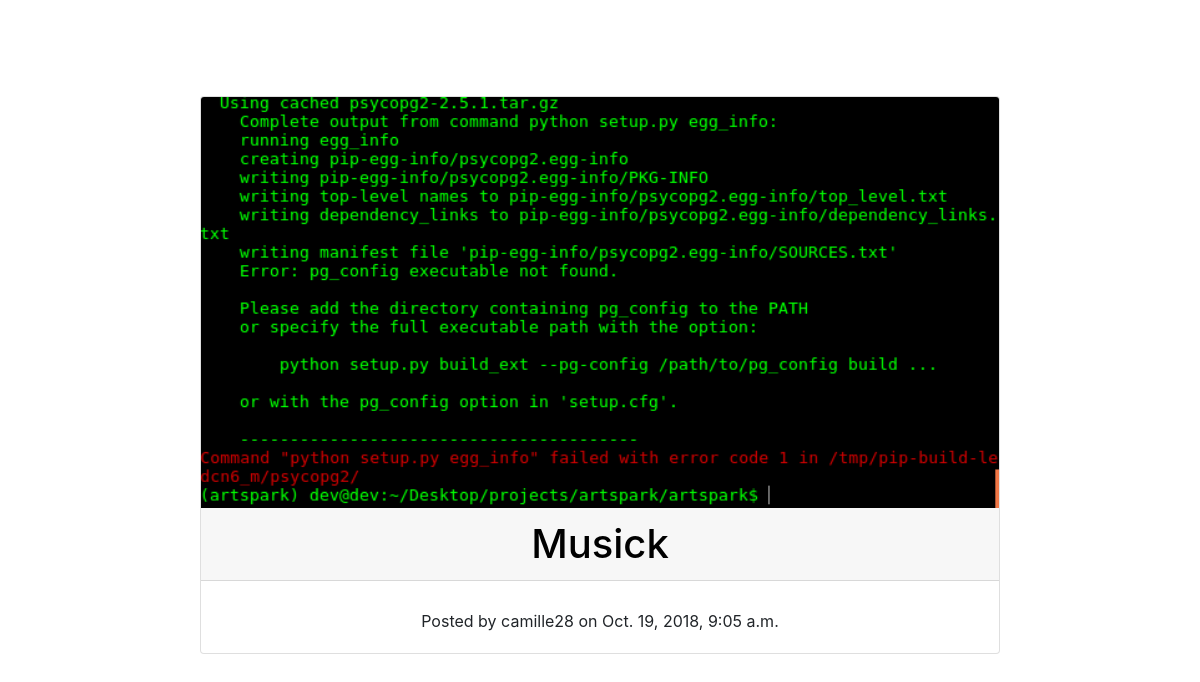
The page /category_page/music/ (signed in) on the database its author committed.
### mainblog/models.py (models this page shows, shortened)
class Post(models.Model):
    title = models.CharField(max_length=50)
    author = models.ForeignKey(User, on_delete=models.CASCADE)
    date_added = models.DateTimeField(auto_now_add=True)
    date_mod = models.DateTimeField(null=True)
    text = models.TextField(null=True)
    is_archived = models.BooleanField(default=False)
    cover_image = models.ImageField(upload_to='cover_images/')
    is_draft = models.BooleanField(default=False)
    category = models.ForeignKey("Category", on_delete=models.CASCADE)
    tag = models.ManyToManyField(Tag)

### mainblog/views.py (the view)
# urls.py: path('category_page/<slug:slug>/', views.category_page, name='category_page'),
@login_required
def category_page(request, slug):
    get_category = get_object_or_404(Category, slug=slug)
    posts = Post.objects.filter(category=get_category)
    return render(request, 'category_post.html', {'get_category': get_category,'posts': posts})

### templates/category_post.html (shortened to what this page needs)
{% extends 'base.html' %}
{% block content %}
<center>
    <div class="card" style="width: 50rem; margin-top: 8%;">
        {% for post in posts %}
        <img class="card-img-top" src = "{{ post.cover_image.url }}">
        <h1 class="card-header"> <a style="text-decoration: none; color:black;" href="{% url 'blog_post' post.id %}">{{ post.title }}</a> </h1>
            <div class="card-body">
                    <p class="card-text">Posted by  {{ post.author }} on  {{ post.date_added}} </p>
             </div>
        {% endfor %}
        </div>
</center>
{% endblock %}

### rows shown on the page
Post: cover_image (picture), title "Musick", author "camille28", date_added "Oct. 19, 2018, 9:05 a.m."
